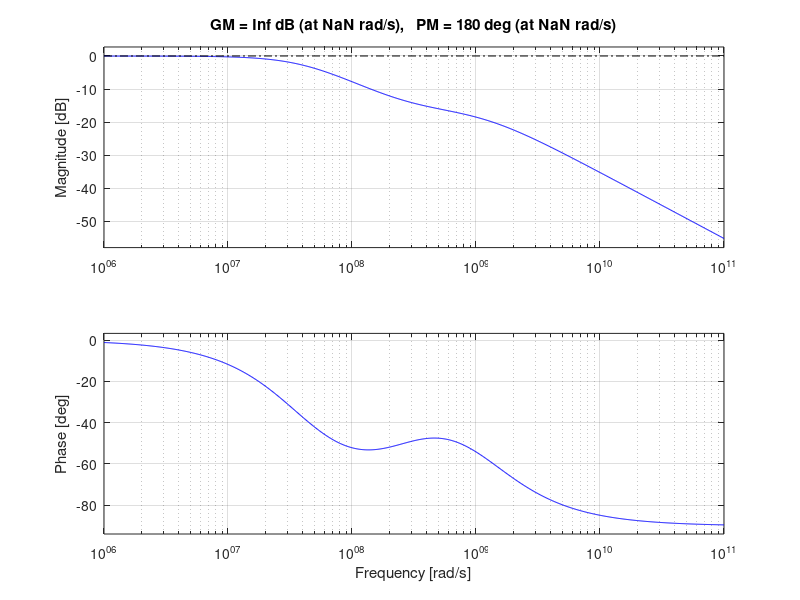

The MATLAB source for this figure:
eps0 = 8.854187e-12;
eps_ox = 3.9;
%NMOS
Cjorgatn = 1.3846e-11;
Cjorgatdn = 1e-9;
Cjorstin = 2.4557e-11;
Cjorstidn = 1e-9;
Cjorbotn = 0.85856;
Cjorbotdn = 0.001;
toxon = 7.4256e-9;
toxovon = 7.4256e-9;
meun = 0.46687 * 0.85058;
Lovn = 6.3866e-8;
Coxn = eps0 * eps_ox / toxon;
Coxovn = eps0 * eps_ox / toxovon;
%%%%%%%%%%%%%%%%%%%%%%%%%%%%%%%%%%%%%%%%%%%%%%%%%%%
%pmos
Cjorgatdp = 1e-9;
Cjorgatp = 3.1e-11;
Cjorstip = 4.2583e-11;
Cjorstidp = 1e-9;
Cjorbotp = 0.0008085;
Cjorbotdp = 0.001;
toxop = 6.945e-9;
toxovop = 6.945e-9;
meup = 0.018428 * 1.8162;
Lovp = 3.471e-8;
Coxp = eps0 * eps_ox / toxop;
Coxovp = eps0 * eps_ox / toxovop;
%%%%%%%%%%%%%%%%%%%%%%%%%%%%%%%%%%%%%%%%%%%%%%%%%%%
%NMOS XM17
W17 = 1e-5;
L17 = 7.2e-7;
As17 = 3.4e-12;
Ps17 = 2.068e-5;
Ad17 = 3.4e-12;
Pd17 = 2.068e-5;
Cgsn17 = 2/3 * W17 * L17 * Coxn + W17 * Lovn * Coxovn
Cgdn17 = W17 * Lovn * Coxovn
Cjsn17 = Cjorbotn / (sqrt(1 + 0))
Csbn17 = (As17 + W17 * L17) * Cjsn17 + Ps17 * Cjorstin + W17 * Cjorgatn
Cjdn17 = Cjorbotdn / (sqrt(1 + 2.056))
Cdbn17 = (Ad17 * Cjdn17 + Pd17 * Cjorstidn + W17 * Cjorgatdn)
I17 = 2.872e-6;
Veffe17 = sqrt (I17 * 2 / (meun * Coxn * W17 / L17))
gm = 2 * I17 / Veffe17
rds17 = 1.75/I17
%%%%%%%%%%%%%%%%%%%%%%%%%%%%%%%%%%%%%%%%%%%%%%%%%%%
%NMOS XM18
W18 = 1e-5;
L18 = 7.2e-7;
As18 = 3.4e-12;
Ps18 = 2.068e-5;
Ad18 = 3.4e-12;
Pd18 = 2.068e-5;
Cgsn18 = 2/3 * W18 * L18 * Coxn + W18 * Lovn * Coxovn
Cgdn18 = W18 * Lovn * Coxovn
Cjsn18 = Cjorbotn / (sqrt(1 + 0))
Csbn18 = (As18 + W18 * L17) * Cjsn17 + Ps17 * Cjorstin + W18 * Cjorgatn
Cjdn18 = Cjorbotdn / (sqrt(1 + 2.056))
Cdbn18 = (Ad18 * Cjdn18 + Pd18 * Cjorstidn + W18 * Cjorgatdn)
I18 = 2.872e-6;
Veffe18 = sqrt (I18 * 2 / (meun * Coxn * W18 / L18))
rds18 = 1.75/I18
%%%%%%%%%%%%%%%%%%%%%%%%%%%%%%%%%%%%%%%%%%%%%%%%%%%
%TF derivation
C1 = Cgdn17
C2 = Cgsn17
C3 = Cgdn18
C4 = Cgsn18
C5 = Csbn17 + Cdbn18
R20 = (20/gm+rds18)/(1+gm*rds18);
R30 = 10/gm+rds18/(1+rds18*gm)+10/gm*rds18/(1+rds18*gm)*gm;
R32 = 10/gm+(rds18/(1+rds18*gm)*20/gm)/(rds18/(1+rds18*gm)+20/gm)
b1 = 20/gm*C1 + R20*C2 + R30*C3 + 10/gm*C4 + C5*rds18/(1+rds18*gm);
b2 = 20/gm*rds18/(1+rds18*gm)*C1*C2 + 20/gm*R30*C1*C3 + 20/gm*10/gm*C1*C4 + (20*rds18)/(rds18+1)*C1*C5 + R20*R32*C2*C3 + R20*20/gm*C2*C4 + R20*((rds18/(1+gm*rds18))*20/gm)/((rds18/(1+gm*rds18)+20/gm))*C2*C5 + R30*((rds18/(1+gm*rds18))*10/gm)/((rds18/(1+gm*rds18)+10/gm))*C3*C4 + R30*((rds18/(1+gm*rds18))*10/gm)/((rds18/(1+gm*rds18)+10/gm))*C3*C5 + 10/gm*rds18/(1+rds18*gm)*C4*C5;
a0 = rds18/(1/gm+rds18)
a1 = R20*C2*rds18/(1/gm+rds18) + R30*C3*rds18/(1/gm+(rds18*10/gm)/(rds18+10/gm)) + rds18/(1/gm+rds18)*C4
nm = [a1,a0];
de = [b2,b1,1];
TF = tf(nm,de)
bode(TF);
margin(TF);
